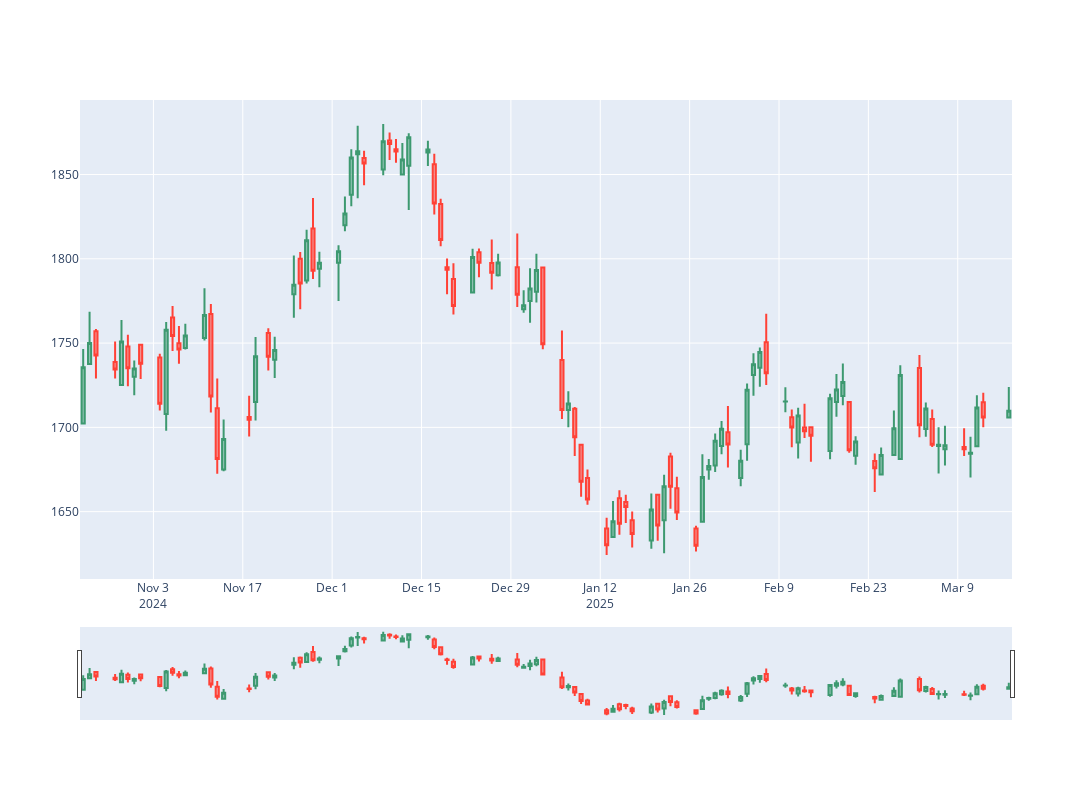

This figure's notebook cell:
### Code cell
fig3 = client.candlestick_chart(df3)
fig3.show()
